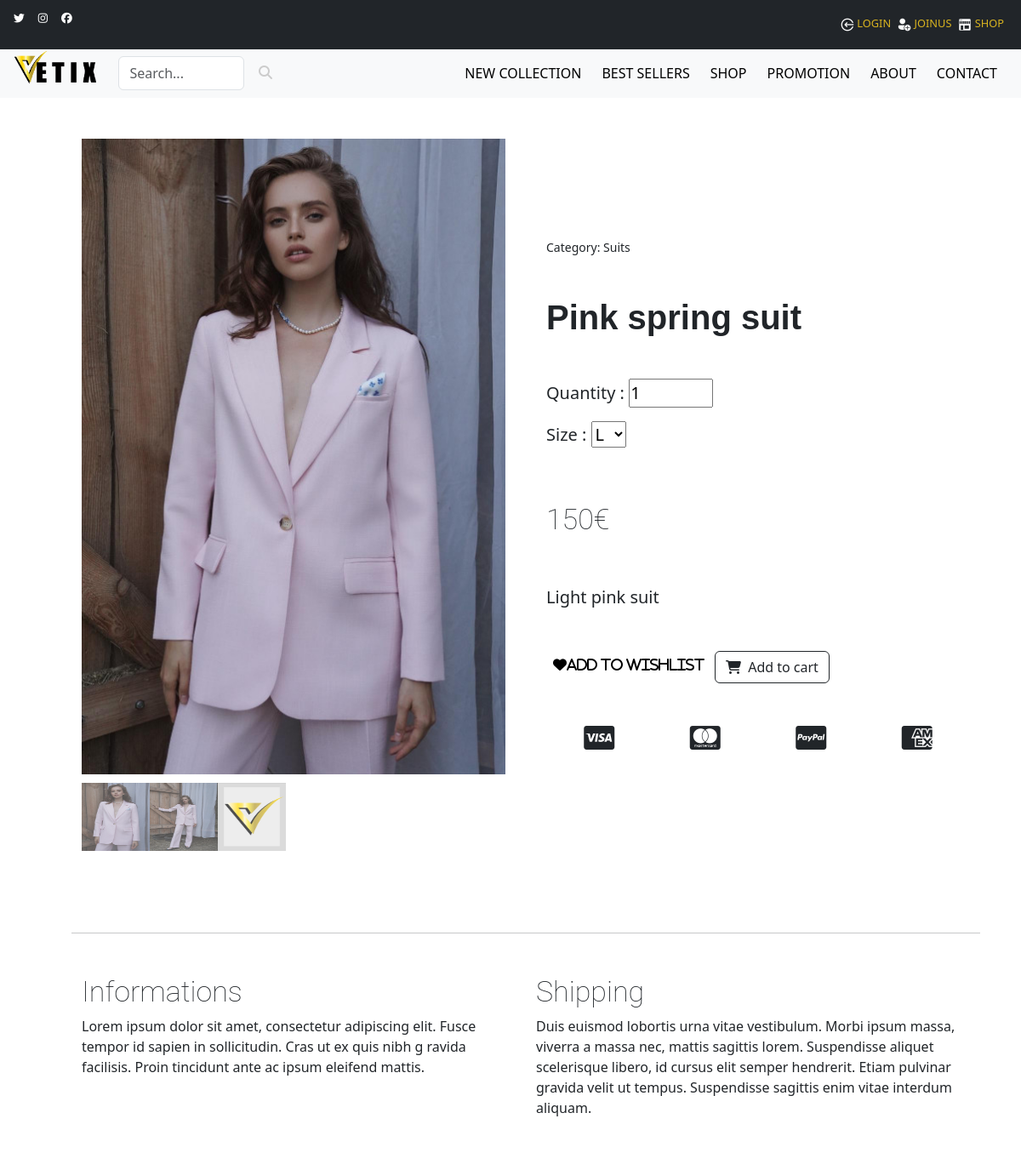
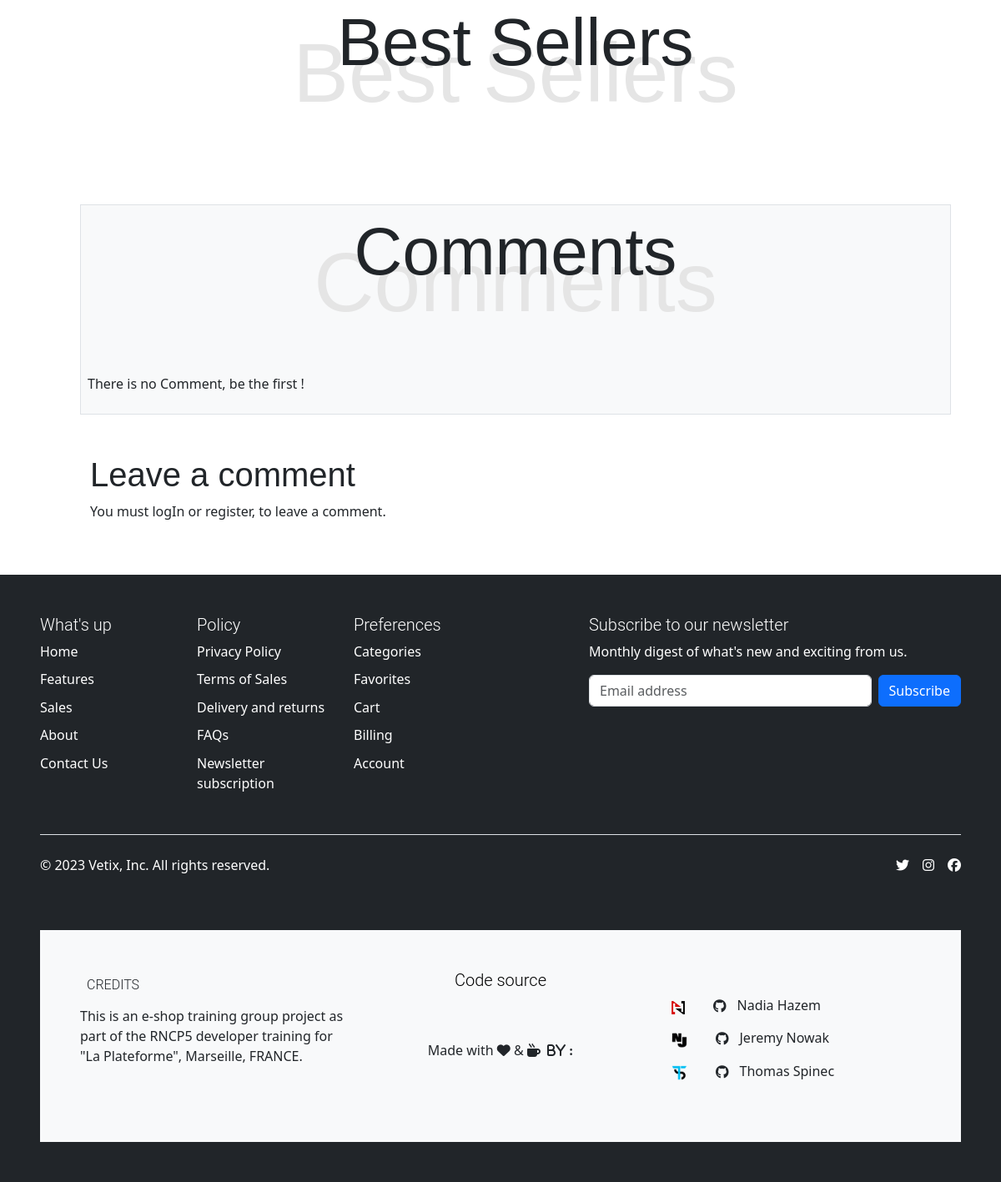
/product.php?id=6, run on the app's committed database (2 pictures, top to bottom).
### tables this page shows
CREATE TABLE IF NOT EXISTS `product` (
  `id_product` int(11) NOT NULL AUTO_INCREMENT,
  `title` varchar(255) NOT NULL,
  `description` text NOT NULL,
  `image` varchar(255) NOT NULL,
  `image_1` varchar(255) DEFAULT NULL,
  `image_2` varchar(255) DEFAULT NULL,
  `price` int(11) NOT NULL,
  `best_sellers` tinyint(1) NOT NULL DEFAULT '0',
  `new_collection` tinyint(1) NOT NULL DEFAULT '0',
  `promotion` tinyint(1) NOT NULL DEFAULT '0',
  `promotion_percentage` int(11) DEFAULT NULL,
  PRIMARY KEY (`id_product`)
);

CREATE TABLE IF NOT EXISTS `category` (
  `id_category` int(11) NOT NULL AUTO_INCREMENT,
  `name` varchar(255) NOT NULL,
  PRIMARY KEY (`id_category`)
);

### inc/class/Model.php (called while the page is built, shortened)
<?php
abstract class Model
{
    public function __construct()
    {
        $host = 'localhost';
        $dbname = 'boutique';
        $dbUser = 'root';
        $dbPass = '';
        try {
            $this->bdd = new PDO("mysql:host=$host;dbname=$dbname;charset=utf8", $dbUser, $dbPass);
        } catch (PDOException $e) {
            echo "Erreur : " . $e->getMessage();
            die();
        }
    }
}

### inc/php/callToClasses.php (called while the page is built, shortened)
<?php
require_once 'inc/class/User.php';
require_once 'inc/class/Product.php';
$user = new User();
$product = new Product();
?>

### inc/class/Product.php (called while the page is built, shortened)
<?php
require_once "Model.php";
class Product extends Model
{
    protected $bdd;
    protected $tablename = "product";
    public function getSize($idProduct)
    {
        $idProduct = htmlspecialchars($idProduct);
        $request = "SELECT product_size.id_product AS id_size_product,
        product_size.id_size, size.id_size, size.size
        FROM $this->tablename
        INNER JOIN product_size
        ON product.id_product=product_size.id_product
        INNER JOIN size
        ON product_size.id_size=size.id_size
        WHERE product.id_product = :idProduct";
        $select = $this->bdd->prepare($request);
        $select->execute([
            ":idProduct" => $idProduct,
        ]);
        $result = $select->fetchAll(PDO::FETCH_ASSOC);
        return $result;
    }
    public function getProductInfo($id)
    {
        $query = $this->bdd->prepare("SELECT * FROM $this->tablename WHERE id_product = :id");
        $query->execute([':id' => $id]);
        $result = $query->fetch(PDO::FETCH_ASSOC);
        return $result;
    }
    public function getCategoryName($id)
    {
        $query = $this->bdd->prepare("SELECT name FROM category INNER JOIN link_categ ON category.id_category = link_categ.id_categ WHERE link_categ.id_product = :id");
        $query->execute([':id' => $id]);
        $result = $query->fetch(PDO::FETCH_ASSOC);
        if ($result) {
            return $result['name'];
        } else {
            return 'not ok';
        }
    }
}

### inc/class/User.php (called while the page is built, shortened)
<?php
require_once 'Model.php';
class User extends Model
{
    public function isLogged()
    {
        if (isset($_SESSION['user'])) {
            return true;
        } else {
            return false;
        }
    }
}

### product.php (the view, shortened to what this page needs)
<?php require_once 'inc/php/callToClasses.php'; ?>
<!DOCTYPE html>
<html lang="fr">
<head>
    <link rel="stylesheet" href="inc/css/style.css">
    <link rel="stylesheet" href="https://cdnjs.cloudflare.com/ajax/libs/lightbox2/2.11.3/css/lightbox.min.css">
    <link rel="stylesheet" href="https://cdn.jsdelivr.net/npm/bootstrap@5.3.0-alpha3/dist/css/bootstrap.min.css">
</head>
<body>
    <?php include 'inc/header.php'; ?>
    <main class="container px-5 px-lg-5 mx-5 my-5">
        <?php
        $id = $_GET['id'];
        $product_info = $product->getProductInfo($id);
        $category = $product->getCategoryName($id);
        $image = $product_info['image'];
        $image1 = $product_info['image_1'];
        $image2 = $product_info['image_2'];
        $title = $product_info['title'];
        $sizesProduct = $product->getSize($id);
        ?>
        <div class="row gx-4 gx-lg-5 align-items-center">
            <div class="col-md-6">
                <?php $images = [$image, $image1, $image2]; ?>
                <?php foreach ($images as $index => $image) : ?>
                    <?php if (!empty($image) && $index === 0) : ?>
                        <a href="inc/img/shop/<?= $image ?>" data-lightbox="<?= $title ?>">
                            <img src="inc/img/shop/<?= $image ?>" alt="<?= $title ?>" class="product_img img-fluid">
                        </a>
                    <?php elseif (!empty($image) && $index !== 0) : ?>
                        <a href="inc/img/shop/<?= $image ?>" data-lightbox="<?= $title ?>" style="display:none;"></a>
                    <?php endif; ?>
                <?php endforeach; ?>
                <div class="thumbnails">
                    <img class="thumbnail" src="inc/img/shop/<?= $product_info['image'] ?>" data-full-image="inc/img/shop/<?= $product_info['image'] ?>">
                    <?php
                    if ($product_info['image_1'] != "") { ?>
                        <img class="thumbnail" src="inc/img/shop/<?= $product_info['image_1'] ?>" data-full-image="inc/img/shop/<?= $product_info['image_1'] ?>">
                    <?php }
                    if ($product_info['image_2'] != "") { ?>
                        <img class="thumbnail" src="inc/img/shop/<?= $product_info['image_2'] ?>" data-full-image="inc/img/shop/<?= $product_info['image_2'] ?>">
                    <?php } else { ?>
                        <img class="thumbnail" src="inc/img/shop/default.png" data-full-image="inc/img/shop/<?= $product_info['image'] ?>">
                    <?php } ?>
                </div>
            </div>
            <div class="col-md-6">
                <div class="small mb-5">Category: <?php echo $category; ?></div>
                <h2 class="display-5 fw-bolder my-5"><?php echo $product_info['title'] ?></h2>
                <div class="fs-5 mb-5">
                    <p class="">Quantity :
                        <input type="number" name="quantity" id="quantity" min="1" max="10" value="1">
                    </p>
                    <p class="">Size :
                        <select name="size" id="size">
                            <?php foreach ($sizesProduct as $cols => $valueSize) {
                            ?>
                                <option value="<?= $valueSize['size'] ?>"><?= $valueSize['size'] ?></option>
                            <?php
                            }
                            ?>
                        </select>
                    </p>
                    <?php if ($product_info['promotion'] == 1) {
                        $price = $product_info['price'] / 100;
                        $percentage = $product_info['promotion_percentage'];
                        $newPrice = $price - ($price * $percentage / 100);
                    ?>
                        <h3 class="py-5"><?= '<del>' . $price . '€</del> &nbsp;-' . $percentage . '% &nbsp;' . $newPrice ?>€</h3>
                    <?php } else { ?>
                        <h3 class="py-5"><?= $product_info['price'] / 100; ?>€</h3>
                    <?php } ?>
                    <p class="lead"><?= $product_info['description'] ?></p>
                </div>
                <div class="love d-flex mb-5">
                    <i class="heart heart-bk fas fa-heart px-2 pt-2" data-id="<?= $id ?>">Add to wishlist</i>
                    <?php if ($user->isLogged()) { ?>
                        <button id="add_to_cart" class="connected btn btn-outline-dark flex-shrink-0 mx-1" type="button" data-id="<?= $id ?>">
                            <i class="fas fa-shopping-cart me-1"></i>
                            Add to cart
                        </button>
                    <?php } else { ?>
                        <button id="add_to_cart" class="btn btn-outline-dark flex-shrink-0 mx-1" type="button" data-id="<?= $id ?>">
                            <i class="fas fa-shopping-cart me-1"></i>
                            Add to cart
                        </button>
                    <?php } ?>
                </div>
                <div class="d-flex mt-5 justify-content-around">
                    <i class="fab fa-2x fa-cc-visa"></i>
                    <i class="fab fa-2x fa-cc-mastercard"></i>
                    <i class="fab fa-2x fa-cc-paypal"></i>
                    <i class="fab fa-2x fa-cc-amex"></i>
                </div>
            </div>
        </div>
        <div class="row my-5">
            <hr class="my-5">
            <div class="col-md-6">
                <h3>Informations</h3>
                <p>Lorem ipsum dolor sit amet, consectetur adipiscing elit.
                    Fusce tempor id sapien in sollicitudin. Cras ut ex quis nibh g
                    ravida facilisis. Proin tincidunt ante ac ipsum eleifend mattis.</p>
            </div>
            <div class="col-md-6">
                <h3>Shipping</h3>
                <p>Duis euismod lobortis urna vitae vestibulum. Morbi ipsum massa, viverra a massa nec, mattis sagittis lorem. Suspendisse aliquet scelerisque libero, id cursus elit semper hendrerit. Etiam pulvinar gravida velit ut tempus. Suspendisse sagittis enim vitae interdum aliquam.</p>
            </div>
        </div>
        <section class="container overflow-hidden">
            <h1>Best Sellers</h1>
            <h1 class="ter">Best Sellers</h1>
        </section>
        <?php include 'inc/php/comment_our_project.php'; ?>
    </main>
    <?php include 'inc/footer.php'; ?>
</body>
</html>

### inc/css/style.css (style rules this page uses)
* { box-sizing: border-box; margin: 0; padding: 0; }
body { font-family: 'Open Sans', sans-serif; background-color: #fff; overflow-x : hidden; }
main { margin-top: 5%!important; width: 100%; min-height: 100vh; }
.container { width: 80%; margin: 0 auto; padding: 0; }
h1 { position: relative; font-family: 'Montserrat', sans-serif; font-size: 80px!important; font-weight: 100!important; text-align: center; z-index: 2!important; }
h1.ter { font-size: 100px!important; font-weight: 300!important; text-align: center; color: #E5E5E5; margin: -80px 0 50px 0; z-index: 1!important; }
h2 { font-family: 'Montserrat', sans-serif; font-size: 40px!important; font-weight: 300!important; margin: 0 0 20px 0; }
h3 { font-family: 'Roboto', sans-serif; font-size: 34px!important; font-weight: 100!important; margin: 0 0 20px 0; }
a { color: #d9b420!important; text-decoration: none!important; transition: all 0.3s ease-in-out; }
.heart { color: white; }
.heart-bk { color: black; }
.product_img { width: 100%; max-width: 400px; height: auto; margin: 0 auto; }
.thumbnails { display: flex; justify-content: flex-start; margin-top: 10px; }
.thumbnail { width: 80px; height: 80px; cursor: pointer; opacity: 0.7; transition: opacity 0.2s ease-in-out; }

### data on the page
product: image (picture), image_1 (picture), title "Pink spring suit", $product_info['price']/100 "150", description "Light pink suit"
category: name "Suits"

### other printed values
form field size "L"
